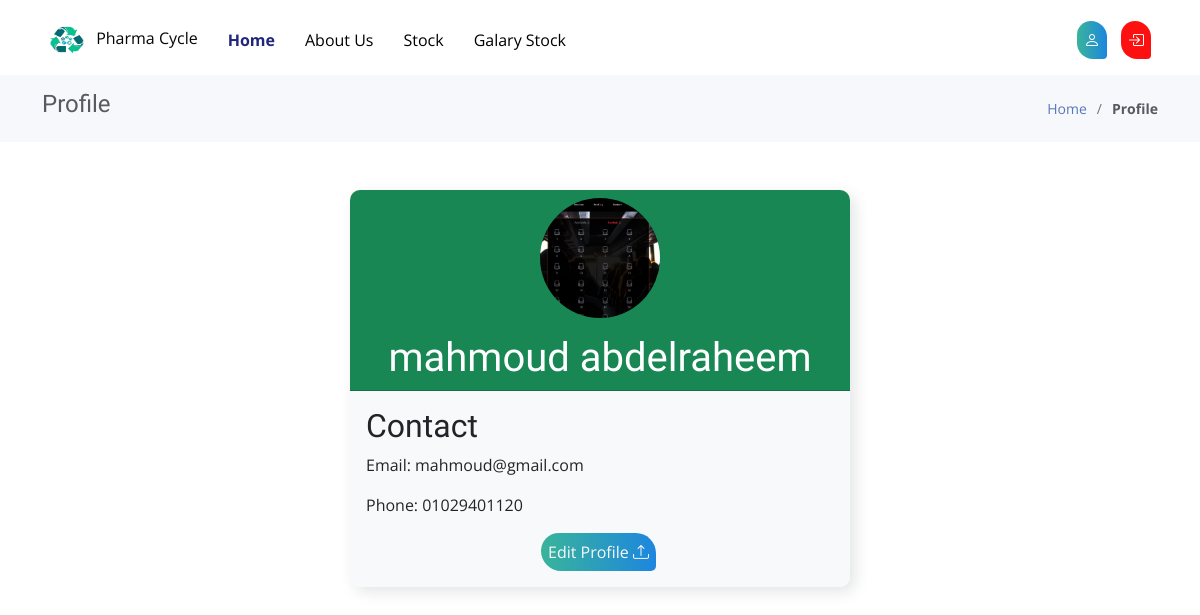
The app's page /profile.php (signed in) with its own data.
### tables this page shows
CREATE TABLE `users` (
  `id` int(11) NOT NULL,
  `username` varchar(200) NOT NULL,
  `email` varchar(200) NOT NULL,
  `phone` varchar(200) NOT NULL,
  `password` varchar(200) NOT NULL,
  `confirm_password` varchar(200) NOT NULL,
  `role` int(11) NOT NULL,
  `profile_img` varchar(50) NOT NULL
);

### profile.php (the view, shortened to what this page needs)
<?php
include "app/config.php";
include 'shared/head.php';
include './shared/header.php';
if (isset($_SESSION['users'])) {
    $id = $_SESSION['users']['id'];
    $select = "SELECT * FROM users where id = $id";
    $s = mysqli_query($conn, $select);
    $row = mysqli_fetch_assoc($s);
}
?>
<main id="main">
    <section class="breadcrumbs">
        <div class="container">
            <div class="d-flex justify-content-between align-items-center">
                <h2><strong>Profile</strong></h2>
                <ol>
                    <li><a href="index.php">Home</a></li>
                    <li><strong>Profile</strong></li>
                </ol>
            </div>
        </div>
    </section>
    <div class="container  py-5">
        <div class="card profile-card">
            <div class="card-header text-center bg-success text-white">
                <img src="<?= htmlspecialchars($row['profile_img']) ?>" alt="Profile Picture"
                    class="rounded-circle profile-picture mb-3">
                <h1 class="profile-name mb-0"><?= htmlspecialchars($row['username']) ?></h1>
            </div>
            <div class="card-body bg-body-tertiary">
                <div class="profile-section">
                    <h2>Contact</h2>
                    <p>Email: <?= htmlspecialchars($row['email']) ?></p>
                    <p>Phone: <?= htmlspecialchars($row['phone']) ?></p>
                </div>
                <div class="row justify-content-center m-0 p-0">
                    <div class="action col-md-4">
                        <button class="btn text-light btn-login" data-bs-toggle="modal"
                            data-bs-target="#profileModel">Edit Profile <i class="bi bi-upload"></i></button>
                    </div>
                </div>
            </div>
        </div>
    </div>
</main>
<?php
include './shared/script.php';
?>

### assets/css/style.css (style rules this page uses)
body { font-family: "Open Sans", sans-serif; color: #585a61; }
a { color: #5777ba; text-decoration: none; }
img { width: 100%; }
h1, h2, h3, h4, h5, h6 { font-family: "Raleway", sans-serif; }
.btn-login { color: white; border: none; border-radius: 70px 80px 20px 80px; font-size: 16px; background: linear-gradient(to left, #1d86df 0%, #39b49a 100%); padding: 7px; transition: all .3s; margin: 0 7px; }
section { padding: 60px 0; overflow: hidden; }
.breadcrumbs { margin-top: 75px; padding: 15px 0; background-color: #f6f8fb; min-height: 40px; }
.breadcrumbs h2 { font-size: 24px; font-weight: 300; }
.breadcrumbs ol { display: flex; flex-wrap: wrap; list-style: none; padding: 0; margin: 0; font-size: 14px; }
.breadcrumbs ol li+li { padding-left: 10px; }
.breadcrumbs ol li+li::before { display: inline-block; padding-right: 10px; color: #6c757d; content: "/"; }
.profile-card { max-width: 500px; margin: auto; border-radius: 10px; overflow: hidden; border: none; box-shadow: 5px 5px 15px #e4e5e6; }
.profile-picture { width: 120px; height: 120px; object-fit: cover; }

### records on screen
users: profile_img (picture), username "mahmoud abdelraheem", email "mahmoud@gmail.com", phone "01029401120"
